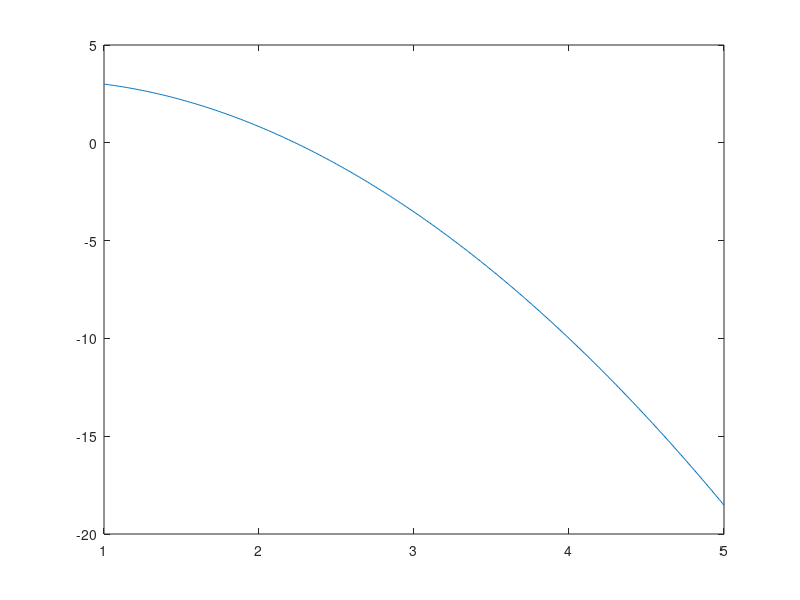

Write the MATLAB code that produced this figure.
% Homework 7 - Question 2
x = 1;
counter = 10;

for n=1:counter
    f = (-x^2) + (2 * sqrt(x)) + 2;
    df = -2*x + (1)/(sqrt(x));
    x_1 = x;
    x = x_1-f/df;
end

disp("The value of x is : " + x)

x = 1:.01:5;
y = (-x.^2) + (2 * sqrt(x)) + 2;
plot(x,y)
